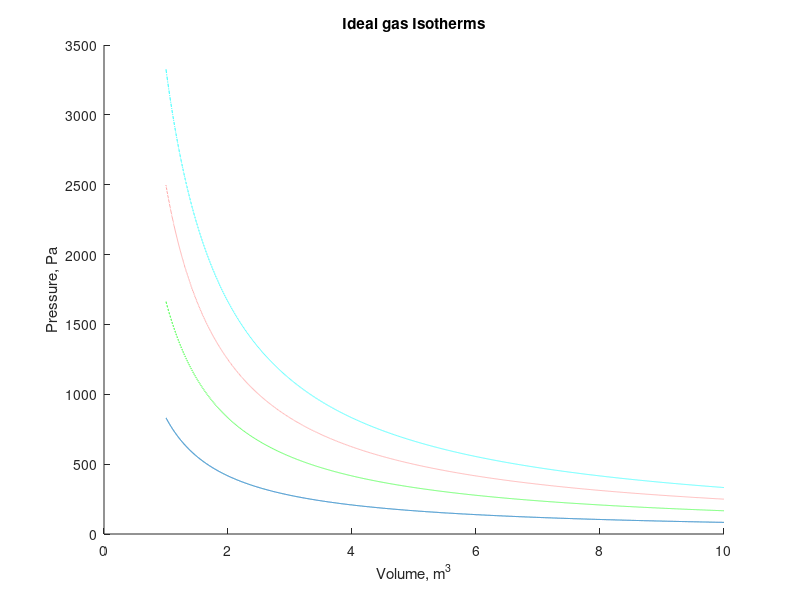

The MATLAB source for this figure:
%{
Class : ENGR15100: Software Tools for Engineers
Instructor : Xiaoli Yang
Author : [Daniel Olsson]
Assignment : Lab [5]
File Name : DanielOlssonLab5Problem7.m
(eg: Xiaoli_Yang_LAB1_Problem1.m)
Date : [10]/[5]/[2021]
%}
%clear workspace
clear
%clear screen
clc
%display your name
disp('Daniel Olsson');
disp('Starting L5 P7');
%Start your source code here

%assigned questions

% 1)

% First Graph (100K)
V = [1:0.001:10]
T = 100
P = (8.3145 * T) ./ (V)

hold on
plot(V, P)

xlabel('Volume, m^3')
ylabel('Pressure, Pa')
title('Ideal gas Isotherms')

% Second Graph (200K)
T = 200
P = (8.3145 * T) ./ (V)

plot(V, P, '--g')

% Third Graph (300K)
T = 300
P = (8.3145 * T) ./ (V)

plot(V, P, ':r')

% Fourth Graph (400K)
T = 400
P = (8.3145 * T) ./ (V)

plot(V, P, '-.c')

%End your code
disp('Completed');